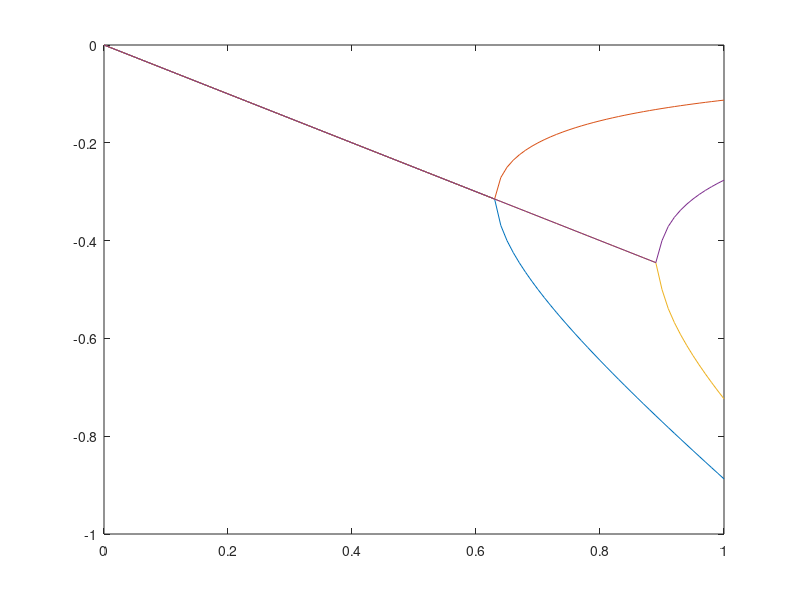

MATLAB code to generate this figure:
clear all
close all
clc
lambda = 0.1;
alpha = 0:0.01:1;
h=0.01;

new_eig_1 = zeros(size(alpha));
new_eig_2 = zeros(size(alpha));

for i = 1:length(alpha)
   r=roots([1,alpha(i),lambda]);
   new_eig_1(i) = r(1);
   new_eig_2(i) = r(2);   
end

plot(alpha,real(new_eig_1));hold on
plot(alpha,real(new_eig_2));

lambda = 0.2;

for i = 1:length(alpha)
   r=roots([1,alpha(i),lambda]);
   new_eig_1(i) = r(1);
   new_eig_2(i) = r(2);   
end

plot(alpha,real(new_eig_1));hold on
plot(alpha,real(new_eig_2));


